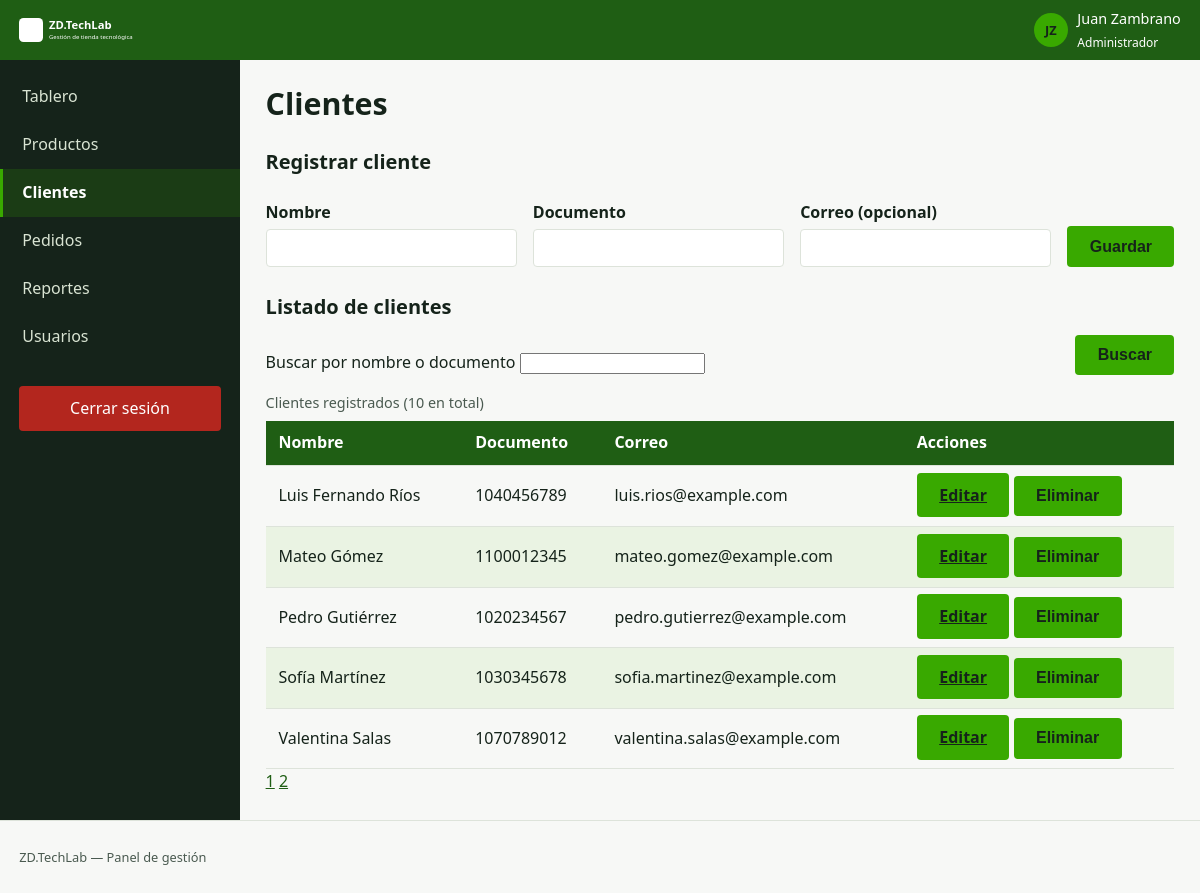
The page /clientes.php?pagina=2 (signed in) on the database its author committed.
### tables this page shows
CREATE TABLE clientes (
  id         INT UNSIGNED AUTO_INCREMENT PRIMARY KEY,
  nombre     VARCHAR(150) NOT NULL,
  documento  VARCHAR(30)  NOT NULL,
  correo     VARCHAR(150) NULL,
  creado_en  DATETIME NOT NULL DEFAULT CURRENT_TIMESTAMP,
  UNIQUE KEY uq_clientes_documento (documento)
);

### app/modelos/ClienteModelo.php (called while the page is built, shortened)
<?php
final class ClienteModelo
{
    public function listar(string $busqueda = '', int $pagina = 1, int $porPagina = 10): array
    {
        $offset = max(0, ($pagina - 1) * $porPagina);
        $st = $this->pdo->prepare(
            'SELECT id, nombre, documento, correo FROM clientes
             WHERE nombre LIKE :b1 OR documento LIKE :b2
             ORDER BY nombre
             LIMIT :lim OFFSET :off'
        );
        $st->bindValue(':b1', '%' . $busqueda . '%');
        $st->bindValue(':b2', '%' . $busqueda . '%');
        $st->bindValue(':lim', $porPagina, PDO::PARAM_INT);
        $st->bindValue(':off', $offset, PDO::PARAM_INT);
        $st->execute();
        return $st->fetchAll();
    }
    public function contar(string $busqueda = ''): int
    {
        $st = $this->pdo->prepare('SELECT COUNT(*) AS total FROM clientes WHERE nombre LIKE :b1 OR documento LIKE :b2');
        $st->bindValue(':b1', '%' . $busqueda . '%');
        $st->bindValue(':b2', '%' . $busqueda . '%');
        $st->execute();
        return (int) $st->fetch()['total'];
    }
}

### clientes.php (the view, shortened to what this page needs)
<?php
require_once __DIR__ . '/app/modelos/ClienteModelo.php';
$pdo    = Conexion::obtener();
$modelo = new ClienteModelo($pdo);
$busqueda  = trim((string) ($_GET['b'] ?? ''));
$pagina    = max(1, (int) ($_GET['pagina'] ?? 1));
$porPagina = 5;
$clientes     = $modelo->listar($busqueda, $pagina, $porPagina);
$total        = $modelo->contar($busqueda);
$totalPaginas = max(1, (int) ceil($total / $porPagina));
$editando = null;
function conQueryClientes(array $cambios): string
{
    $actual = $_GET;
    foreach ($cambios as $k => $v) {
        $actual[$k] = $v;
    }
    return '?' . http_build_query($actual);
}
?>
<!DOCTYPE html>
<html lang="es">
<head>
  <link rel="stylesheet" href="<?= BASE_URL ?>css/tokens.css">
  <link rel="stylesheet" href="<?= BASE_URL ?>css/estilos.css">
</head>
<body>
  <div class="panel">
    <?php require __DIR__ . '/app/vistas/parciales/cabecera.php'; ?>
    <?php require __DIR__ . '/app/vistas/parciales/menu.php'; ?>
    <main class="panel__contenido">
      <h1>Clientes</h1>
      <section aria-labelledby="titulo-formulario">
        <h2 id="titulo-formulario"><?= $editando ? 'Editar cliente' : 'Registrar cliente' ?></h2>
        <form method="post" action="<?= BASE_URL ?>app/controladores/clientes_guardar.php" novalidate class="formulario formulario--linea">
          <div>
            <label for="nombre">Nombre</label>
            <input type="text" id="nombre" name="nombre" minlength="3" required
                   value="<?= htmlspecialchars($editando['nombre'] ?? '', ENT_QUOTES, 'UTF-8') ?>">
          </div>
          <div>
            <label for="documento">Documento</label>
            <input type="text" id="documento" name="documento" minlength="4" required
                   value="<?= htmlspecialchars($editando['documento'] ?? '', ENT_QUOTES, 'UTF-8') ?>">
          </div>
          <div>
            <label for="correo">Correo (opcional)</label>
            <input type="email" id="correo" name="correo"
                   value="<?= htmlspecialchars($editando['correo'] ?? '', ENT_QUOTES, 'UTF-8') ?>">
          </div>
          <button type="submit" class="boton"><?= $editando ? 'Guardar cambios' : 'Guardar' ?></button>
        </form>
      </section>
      <section aria-labelledby="titulo-tabla">
        <h2 id="titulo-tabla">Listado de clientes</h2>
        <form method="get" class="formulario--linea" style="margin-bottom:1rem;">
          <div>
            <label for="b">Buscar por nombre o documento</label>
            <input type="search" id="b" name="b" value="<?= htmlspecialchars($busqueda, ENT_QUOTES, 'UTF-8') ?>">
          </div>
          <button type="submit" class="boton">Buscar</button>
        </form>
        <table id="tabla-clientes">
          <caption>Clientes registrados (<?= $total ?> en total)</caption>
          <thead>
            <tr>
              <th scope="col">Nombre</th>
              <th scope="col">Documento</th>
              <th scope="col">Correo</th>
              <th scope="col">Acciones</th>
            </tr>
          </thead>
          <tbody>
            <?php foreach ($clientes as $c): ?>
              <tr>
                <td><?= htmlspecialchars($c['nombre'], ENT_QUOTES, 'UTF-8') ?></td>
                <td><?= htmlspecialchars($c['documento'], ENT_QUOTES, 'UTF-8') ?></td>
                <td><?= htmlspecialchars($c['correo'] ?? '—', ENT_QUOTES, 'UTF-8') ?></td>
                <td>
                  <a href="<?= conQueryClientes(['editar' => $c['id']]) ?>" class="boton boton--pequeno">Editar</a>
                  <form method="post" action="<?= BASE_URL ?>app/controladores/clientes_eliminar.php"
                        style="display:inline" onsubmit="return confirm('¿Eliminar este cliente?');">
                    <button type="submit" class="boton boton--pequeno boton--peligro">Eliminar</button>
                  </form>
                </td>
              </tr>
            <?php endforeach; ?>
          </tbody>
        </table>
        <?php if ($totalPaginas > 1): ?>
          <nav aria-label="Paginación de clientes">
            <?php for ($i = 1; $i <= $totalPaginas; $i++): ?>
              <a href="<?= conQueryClientes(['pagina' => $i]) ?>" <?= $i === $pagina ? 'aria-current="page"' : '' ?>><?= $i ?></a>
            <?php endfor; ?>
          </nav>
        <?php endif; ?>
      </section>
    </main>
    <?php require __DIR__ . '/app/vistas/parciales/pie.php'; ?>
</body>
</html>

### css/tokens.css (style rules this page uses)
:root { --superficie: #F7F8F6; --superficie-alta: #FFFFFF; --borde: #DDE3DA; --color-marca: #1F5E14; --color-marca-suave: #EAF3E3; --color-accion: #39A900; --color-acento: #F08A00; --texto: #15231A; --texto-tenue: #4A5A50; --texto-claro: #FFFFFF; --texto-sobre-brillante: #15231A; --exito: #2E7D32; --advertencia: #A85E00; --error: #B3261E; --info: #15506B; --fuente-base: system-ui, "Segoe UI", Roboto, sans-serif; }
:root { --texto-xs: 0.8rem; --texto-sm: 0.9rem; --texto-md: 1rem; --texto-lg: 1.25rem; --texto-xl: 1.9rem; }

### css/estilos.css (style rules this page uses)
*, *::before, *::after { box-sizing: border-box; }
body { margin: 0; font-family: var(--fuente-base); font-size: 16px; line-height: 1.6; color: var(--texto); background: var(--superficie); }
h1 { font-size: var(--texto-xl); line-height: 1.2; margin: 0 0 .5rem; }
h2 { font-size: var(--texto-lg); margin: 1.5rem 0 .75rem; }
a { color: var(--color-marca); }
.boton { background: var(--color-accion); color: var(--texto-sobre-brillante); font-weight: 600; border: none; border-radius: 4px; padding: .7rem 1.4rem; font-size: var(--texto-md); cursor: pointer; transition: background .18s ease; }
.formulario label { display: block; font-weight: 600; margin: .6rem 0 .25rem; }
.formulario input, .formulario select { width: 100%; padding: .55rem .7rem; border: 1px solid var(--borde); border-radius: 4px; font-size: var(--texto-md); }
.formulario--linea { display: flex; flex-wrap: wrap; align-items: flex-end; gap: 1rem; }
.formulario--linea > div { flex: 1 1 160px; }
.panel { display: grid; grid-template-columns: 1fr; grid-template-rows: 60px 1fr auto; grid-template-areas: "barra" "contenido" "pie"; min-height: 100vh; }
.panel__contenido { grid-area: contenido; padding: 1.6rem; overflow-y: auto; }
table { width: 100%; border-collapse: collapse; margin-top: .5rem; }
thead { background: var(--color-marca); color: #fff; position: sticky; top: 0; }
th, td { padding: .6rem .8rem; text-align: left; border-bottom: 1px solid var(--borde); }
tbody tr:nth-child(even) { background: var(--color-marca-suave); }
caption { text-align: left; font-size: var(--texto-sm); color: var(--texto-tenue); margin-bottom: .4rem; }
@media (min-width: 1024px) { .panel { grid-template-columns: 240px 1fr; grid-template-rows: 60px 1fr auto; grid-template-areas: "barra barra" "menu contenido" "pie pie"; } }

### rows shown on the page
clientes: nombre "Luis Fernando Ríos", documento "1040456789", correo "luis.rios@example.com"
clientes: nombre "Mateo Gómez", documento "1100012345", correo "mateo.gomez@example.com"
clientes: nombre "Pedro Gutiérrez", documento "1020234567", correo "pedro.gutierrez@example.com"
clientes: nombre "Sofía Martínez", documento "1030345678", correo "sofia.martinez@example.com"
clientes: nombre "Valentina Salas", documento "1070789012", correo "valentina.salas@example.com"

### other values the page prints
$iniciales "JZ"
$usuario['nombre'] "Juan Zambrano"
$usuario['rol'] "Administrador"
$op['texto'] "Tablero"
$op['texto'] "Productos"
$op['texto'] "Clientes"
$op['texto'] "Pedidos"
$op['texto'] "Reportes"
$op['texto'] "Usuarios"
$total "10"
